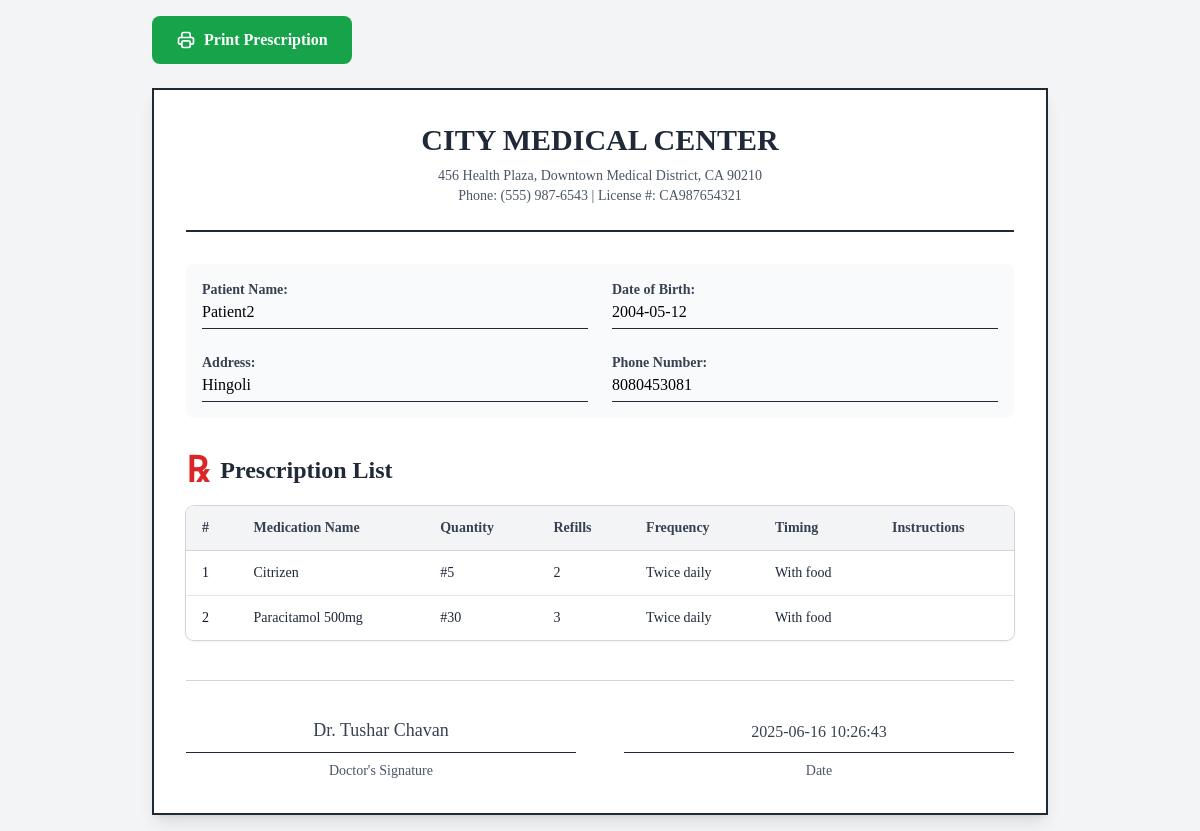
/prescription/4/2 (signed in), run on the app's committed database.
### tables this page shows
CREATE TABLE users (
            id INTEGER PRIMARY KEY AUTOINCREMENT,
            full_name TEXT NOT NULL,
            username TEXT NOT NULL,
            phone_number TEXT NOT NULL,
            address TEXT NOT NULL,
            dob TEXT NOT NULL,
            gender TEXT NOT NULL,
            bio TEXT,
            email TEXT UNIQUE NOT NULL,
            role TEXT NOT NULL,
            password TEXT NOT NULL
        );

### app.py (the view)
@app.route("/prescription/<int:patient_id>/<int:record_id>")
def view_prescription(patient_id, record_id):
    conn = sqlite3.connect("prescription.db")
    conn.row_factory = sqlite3.Row
    cursor = conn.cursor()
    table_name = f"prescription_patient_{patient_id}"
    try:
        cursor.execute(f"""
            SELECT medication_name, MAX(quantity) AS quantity, MAX(refills) AS refills,
                MAX(frequency) AS frequency, MAX(timing) AS timing, MAX(additional_instructions) AS additional_instructions,
                MAX(created_at) AS created_at,doctor_id
            FROM {table_name}
            WHERE record_id = ?
            GROUP BY medication_name
        """, (record_id,))
        prescriptions = cursor.fetchall()
        doctor_id = prescriptions[0]["doctor_id"] if prescriptions else None
        date = prescriptions[0]["created_at"] if prescriptions else None
    except sqlite3.OperationalError:
        return "Prescription table not found", 404
    finally:
        conn.close()
    patient_conn = sqlite3.connect("database.db")
    patient_conn.row_factory = sqlite3.Row
    patient_cursor = patient_conn.cursor()
    patient_cursor.execute("SELECT * FROM users WHERE id = ?", (patient_id,))
    patient_details = patient_cursor.fetchone()
    patient_cursor.execute("SELECT full_name FROM users WHERE id = ?",(doctor_id,))
    doctor_details = patient_cursor.fetchone()
    patient_conn.close()
    return render_template("Doctor/doctor_prescription.html",date = date, doctor=doctor_details, patient = patient_details, prescriptions=prescriptions)

### templates/Doctor/doctor_prescription.html (shortened to what this page needs)
<!DOCTYPE html>
<html lang="en">
<head>
  <script src="https://cdn.tailwindcss.com"></script>
</head>
<body class="bg-gray-100 p-4 font-serif">
  <div class="max-w-4xl mx-auto">
    <div class="no-print flex gap-4 mb-6">
      <button onclick="window.print()" class="bg-green-600 hover:bg-green-700 text-white font-bold py-3 px-6 rounded-lg flex items-center gap-2 transition-colors">
        Print Prescription
      </button>
    </div>
    <div class="bg-white border-2 border-gray-800 p-8 shadow-lg print:shadow-none print:border-black">
      <div class="text-center border-b-2 border-gray-800 pb-6 mb-8">
        <h1 class="text-3xl font-bold text-gray-800 mb-2">CITY MEDICAL CENTER</h1>
        <p class="text-sm text-gray-600">456 Health Plaza, Downtown Medical District, CA 90210</p>
        <p class="text-sm text-gray-600">Phone: (555) 987-6543 | License #: CA987654321</p>
      </div>
      <div class="grid grid-cols-1 md:grid-cols-2 gap-6 mb-8 bg-gray-50 p-4 rounded-lg">
        <div>
          <label class="block text-sm font-bold text-gray-700">Patient Name:</label>
          <div class="border-b border-gray-800 pb-1 text-base font-medium">{{patient.full_name}}</div>
        </div>
        <div>
          <label class="block text-sm font-bold text-gray-700">Date of Birth:</label>
          <div class="border-b border-gray-800 pb-1 text-base font-medium">{{patient.dob}}</div>
        </div>
        <div>
          <label class="block text-sm font-bold text-gray-700">Address:</label>
          <div class="border-b border-gray-800 pb-1 text-base font-medium">{{patient.address}}</div>
        </div>
        <div>
          <label class="block text-sm font-bold text-gray-700">Phone Number:</label>
          <div class="border-b border-gray-800 pb-1 text-base font-medium">{{patient.phone_number}}</div>
        </div>
      </div>
      <div class="mb-10">
        <div class="flex items-center mb-4">
          <div class="text-4xl text-red-600 font-bold mr-3 select-none">℞</div>
          <h2 class="text-2xl font-semibold text-gray-800">Prescription List</h2>
        </div>
        <div class="overflow-x-auto rounded-lg shadow ring-1 ring-gray-300">
          <table class="min-w-full divide-y divide-gray-300 bg-white">
            <thead class="bg-gray-100">
              <tr class="text-left text-sm font-semibold text-gray-700">
                <th class="px-4 py-3">#</th>
                <th class="px-4 py-3">Medication Name</th>
                <th class="px-4 py-3">Quantity</th>
                <th class="px-4 py-3">Refills</th>
                <th class="px-4 py-3">Frequency</th>
                <th class="px-4 py-3">Timing</th>
                <th class="px-4 py-3">Instructions</th>
              </tr>
            </thead>
            <tbody class="divide-y divide-gray-200 text-sm">
              {% for prescription in prescriptions %}
              <tr class="hover:bg-gray-50">
                <td class="px-4 py-3 font-medium text-gray-900">{{ loop.index }}</td>
                <td class="px-4 py-3 text-gray-800">{{ prescription.medication_name }}</td>
                <td class="px-4 py-3 text-gray-800">#{{ prescription.quantity }}</td>
                <td class="px-4 py-3 text-gray-800">{{ prescription.refills }}</td>
                <td class="px-4 py-3 text-gray-800">{{ prescription.frequency }}</td>
                <td class="px-4 py-3 text-gray-800">{{ prescription.timing }}</td>
                <td class="px-4 py-3 text-gray-800">{{ prescription.additional_instructions }}</td>
              </tr>
              {% endfor %}
            </tbody>
          </table>
        </div>
      </div>
      <div class="grid grid-cols-1 md:grid-cols-2 gap-12 pt-6 border-t border-gray-300">
        <div class="text-center">
          <div class="border-b border-gray-800 h-12 mb-2 flex items-end justify-center">
            <span class="text-lg text-gray-700 pb-2">Dr. {{doctor.full_name}}</span>
          </div>
          <p class="text-sm text-gray-600">Doctor's Signature</p>
        </div>
        <div class="text-center">
          <div class="border-b border-gray-800 h-12 mb-2 flex items-end justify-center">
            <span class="text-base text-gray-700 pb-2">{{ date}}</span>
          </div>
          <p class="text-sm text-gray-600">Date</p>
        </div>
      </div>
    </div>
  </div>
</body>
</html>

### data on the page
users: full_name "Patient2", dob "2004-05-12", address "Hingoli", phone_number "8080453081"
users: full_name "Tushar Chavan"

### other printed values
{{ prescription.medication_name }} "Citrizen" "Paracitamol 500mg"
{{ prescription.quantity }} "5" "30"
{{ prescription.refills }} "2" "3"
{{ prescription.frequency }} "Twice daily" "Twice daily"
{{ prescription.timing }} "With food" "With food"
{{ date }} "2025-06-16 10:26:43"
